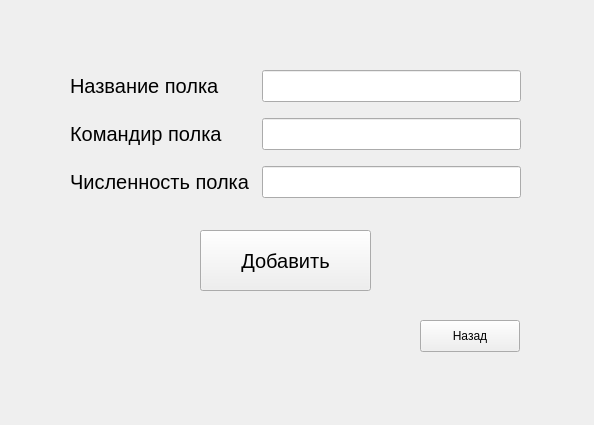
<?xml version="1.0" encoding="UTF-8"?>
<ui version="4.0">
 <class>polkAdd</class>
 <widget class="QWidget" name="polkAdd">
  <property name="geometry">
   <rect>
    <x>0</x>
    <y>0</y>
    <width>594</width>
    <height>425</height>
   </rect>
  </property>
  <property name="windowTitle">
   <string>Form</string>
  </property>
  <widget class="QWidget" name="layoutWidget">
   <property name="geometry">
    <rect>
     <x>70</x>
     <y>60</y>
     <width>451</width>
     <height>151</height>
    </rect>
   </property>
   <property name="font">
    <font>
     <pointsize>15</pointsize>
    </font>
   </property>
   <layout class="QGridLayout" name="gridLayout">
    <property name="sizeConstraint">
     <enum>QLayout::SetDefaultConstraint</enum>
    </property>
    <item row="0" column="0" colspan="2">
     <widget class="QLabel" name="label">
      <property name="font">
       <font>
        <pointsize>15</pointsize>
       </font>
      </property>
      <property name="text">
       <string>Название полка</string>
      </property>
     </widget>
    </item>
    <item row="0" column="2">
     <widget class="QLineEdit" name="polkName">
      <property name="font">
       <font>
        <pointsize>15</pointsize>
       </font>
      </property>
      <property name="text">
       <string/>
      </property>
     </widget>
    </item>
    <item row="1" column="0" colspan="2">
     <widget class="QLabel" name="label_3">
      <property name="font">
       <font>
        <pointsize>15</pointsize>
       </font>
      </property>
      <property name="text">
       <string>Командир полка</string>
      </property>
     </widget>
    </item>
    <item row="1" column="2">
     <widget class="QLineEdit" name="commanderName">
      <property name="font">
       <font>
        <pointsize>15</pointsize>
       </font>
      </property>
      <property name="text">
       <string/>
      </property>
     </widget>
    </item>
    <item row="2" column="0">
     <widget class="QLabel" name="label_4">
      <property name="font">
       <font>
        <pointsize>15</pointsize>
       </font>
      </property>
      <property name="text">
       <string>Численность полка</string>
      </property>
     </widget>
    </item>
    <item row="2" column="2">
     <widget class="QLineEdit" name="locationOfPolk">
      <property name="font">
       <font>
        <pointsize>15</pointsize>
       </font>
      </property>
      <property name="text">
       <string/>
      </property>
     </widget>
    </item>
   </layout>
  </widget>
  <widget class="QPushButton" name="pushBack">
   <property name="geometry">
    <rect>
     <x>420</x>
     <y>320</y>
     <width>100</width>
     <height>32</height>
    </rect>
   </property>
   <property name="text">
    <string>Назад</string>
   </property>
  </widget>
  <widget class="QPushButton" name="add">
   <property name="geometry">
    <rect>
     <x>200</x>
     <y>230</y>
     <width>171</width>
     <height>61</height>
    </rect>
   </property>
   <property name="font">
    <font>
     <pointsize>15</pointsize>
    </font>
   </property>
   <property name="text">
    <string>Добавить</string>
   </property>
  </widget>
 </widget>
 <resources/>
 <connections/>
</ui>
